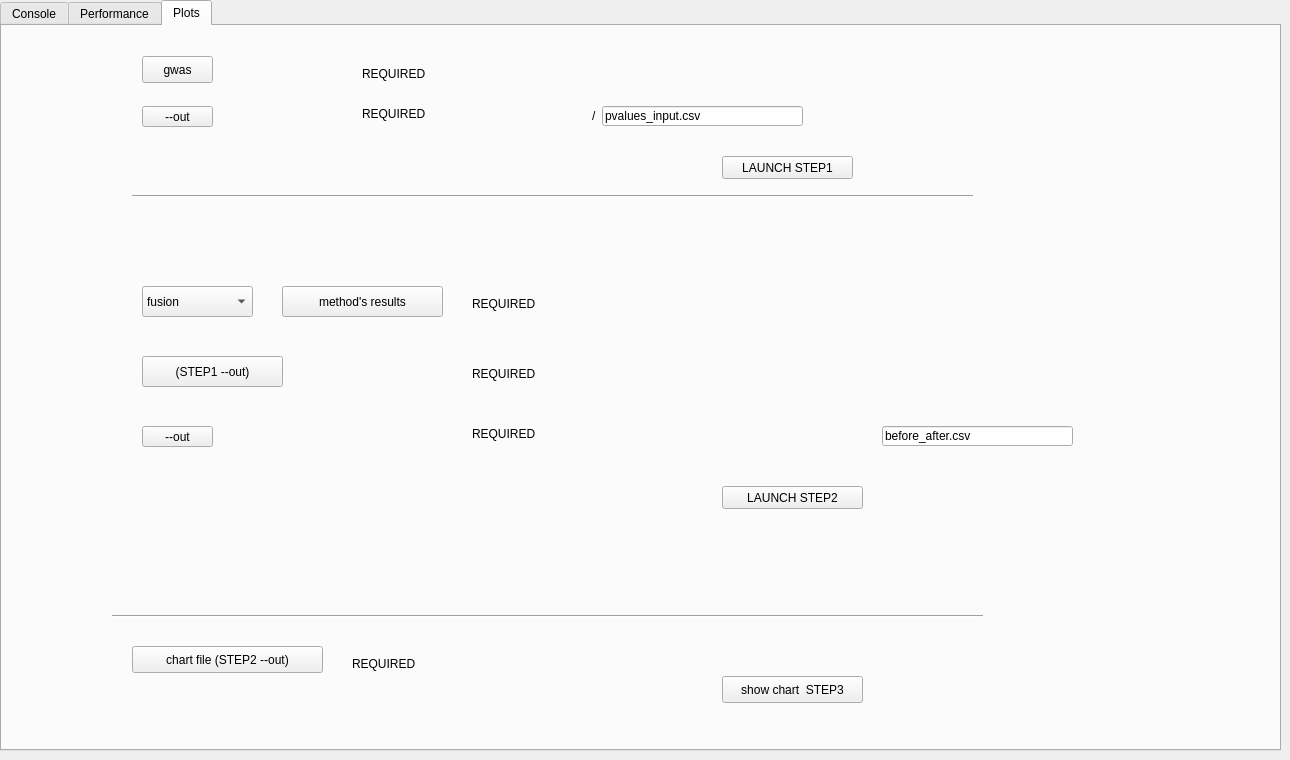
    <widget class="QWidget" name="tools">
     <property name="toolTip">
      <string>&lt;html&gt;&lt;head/&gt;&lt;body&gt;&lt;p&gt;tools&lt;/p&gt;&lt;/body&gt;&lt;/html&gt;</string>
     </property>
     <attribute name="title">
      <string>Edit</string>
     </attribute>
     <widget class="QTabWidget" name="tabWidget_4">
      <property name="geometry">
       <rect>
        <x>0</x>
        <y>0</y>
        <width>1281</width>
        <height>751</height>
       </rect>
      </property>
      <property name="currentIndex">
       <number>2</number>
      </property>
      <widget class="QWidget" name="tab_23">
       <attribute name="title">
        <string>Console</string>
       </attribute>
       <widget class="QPushButton" name="CONSCANCEL">
        <property name="geometry">
         <rect>
          <x>40</x>
          <y>20</y>
          <width>97</width>
          <height>27</height>
         </rect>
        </property>
        <property name="text">
         <string>Cancel</string>
        </property>
       </widget>
       <widget class="QPlainTextEdit" name="CONSSCREEN">
        <property name="geometry">
         <rect>
          <x>20</x>
          <y>60</y>
          <width>1171</width>
          <height>621</height>
         </rect>
        </property>
       </widget>
      </widget>
      <widget class="QWidget" name="tab_24">
       <attribute name="title">
        <string>Performance</string>
       </attribute>
      </widget>
      <widget class="QWidget" name="tab_8">
       <attribute name="title">
        <string>Plots</string>
       </attribute>
       <widget class="QLabel" name="PLT2OUTLABEL">
        <property name="geometry">
         <rect>
          <x>470</x>
          <y>400</y>
          <width>291</width>
          <height>16</height>
         </rect>
        </property>
        <property name="text">
         <string>REQUIRED</string>
        </property>
       </widget>
       <widget class="QPushButton" name="PLT1OUT">
        <property name="geometry">
         <rect>
          <x>140</x>
          <y>80</y>
          <width>71</width>
          <height>21</height>
         </rect>
        </property>
        <property name="styleSheet">
         <string notr="true"/>
        </property>
        <property name="text">
         <string>--out</string>
        </property>
       </widget>
       <widget class="QPushButton" name="PLT2OUT">
        <property name="geometry">
         <rect>
          <x>140</x>
          <y>400</y>
          <width>71</width>
          <height>21</height>
         </rect>
        </property>
        <property name="styleSheet">
         <string notr="true"/>
        </property>
        <property name="text">
         <string>--out</string>
        </property>
       </widget>
       <widget class="QPushButton" name="PLT1GWAS">
        <property name="geometry">
         <rect>
          <x>140</x>
          <y>30</y>
          <width>71</width>
          <height>27</height>
         </rect>
        </property>
        <property name="text">
         <string>gwas</string>
        </property>
       </widget>
       <widget class="QPushButton" name="PLT2STEPFILE">
        <property name="geometry">
         <rect>
          <x>140</x>
          <y>330</y>
          <width>141</width>
          <height>31</height>
         </rect>
        </property>
        <property name="text">
         <string> (STEP1 --out) </string>
        </property>
       </widget>
       <widget class="QPushButton" name="PLT1LAUNCH">
        <property name="geometry">
         <rect>
          <x>720</x>
          <y>130</y>
          <width>131</width>
          <height>23</height>
         </rect>
        </property>
        <property name="text">
         <string>LAUNCH STEP1</string>
        </property>
       </widget>
       <widget class="QLabel" name="MPXPHENLABEL_28">
        <property name="geometry">
         <rect>
          <x>830</x>
          <y>400</y>
          <width>81</width>
          <height>16</height>
         </rect>
        </property>
        <property name="text">
         <string/>
        </property>
       </widget>
       <widget class="QPushButton" name="PLT3LAUNCH">
        <property name="geometry">
         <rect>
          <x>720</x>
          <y>650</y>
          <width>141</width>
          <height>27</height>
         </rect>
        </property>
        <property name="text">
         <string>show chart  STEP3</string>
        </property>
       </widget>
       <widget class="QLineEdit" name="PLT2OUTFILE">
        <property name="geometry">
         <rect>
          <x>880</x>
          <y>400</y>
          <width>191</width>
          <height>20</height>
         </rect>
        </property>
        <property name="text">
         <string>before_after.csv</string>
        </property>
       </widget>
       <widget class="Line" name="line">
        <property name="geometry">
         <rect>
          <x>130</x>
          <y>160</y>
          <width>841</width>
          <height>21</height>
         </rect>
        </property>
        <property name="orientation">
         <enum>Qt::Horizontal</enum>
        </property>
       </widget>
       <widget class="QLabel" name="PLT1OUTLABEL">
        <property name="geometry">
         <rect>
          <x>360</x>
          <y>80</y>
          <width>121</width>
          <height>16</height>
         </rect>
        </property>
        <property name="text">
         <string>REQUIRED</string>
        </property>
       </widget>
       <widget class="QLabel" name="PLT2RESULTSLABEL">
        <property name="geometry">
         <rect>
          <x>470</x>
          <y>270</y>
          <width>761</width>
          <height>16</height>
         </rect>
        </property>
        <property name="text">
         <string>REQUIRED</string>
        </property>
       </widget>
       <widget class="QLineEdit" name="PLT1OUTFILE">
        <property name="geometry">
         <rect>
          <x>600</x>
          <y>80</y>
          <width>201</width>
          <height>20</height>
         </rect>
        </property>
        <property name="text">
         <string>pvalues_input.csv</string>
        </property>
       </widget>
       <widget class="QLabel" name="MPXPHENLABEL_29">
        <property name="geometry">
         <rect>
          <x>590</x>
          <y>80</y>
          <width>20</width>
          <height>20</height>
         </rect>
        </property>
        <property name="text">
         <string>/</string>
        </property>
       </widget>
       <widget class="QLabel" name="PLT2STEPFILELABEL">
        <property name="geometry">
         <rect>
          <x>470</x>
          <y>340</y>
          <width>661</width>
          <height>16</height>
         </rect>
        </property>
        <property name="text">
         <string>REQUIRED</string>
        </property>
       </widget>
       <widget class="QPushButton" name="PLT3FILE">
        <property name="geometry">
         <rect>
          <x>130</x>
          <y>620</y>
          <width>191</width>
          <height>27</height>
         </rect>
        </property>
        <property name="text">
         <string>chart file (STEP2 --out)</string>
        </property>
       </widget>
       <widget class="QComboBox" name="PLT2METHOD">
        <property name="geometry">
         <rect>
          <x>140</x>
          <y>260</y>
          <width>111</width>
          <height>31</height>
         </rect>
        </property>
        <item>
         <property name="text">
          <string>fusion</string>
         </property>
        </item>
        <item>
         <property name="text">
          <string>tigar</string>
         </property>
        </item>
        <item>
         <property name="text">
          <string>metaxcan</string>
         </property>
        </item>
       </widget>
       <widget class="Line" name="line_5">
        <property name="geometry">
         <rect>
          <x>110</x>
          <y>580</y>
          <width>871</width>
          <height>20</height>
         </rect>
        </property>
        <property name="orientation">
         <enum>Qt::Horizontal</enum>
        </property>
       </widget>
       <widget class="QPushButton" name="PLT2LAUNCH">
        <property name="geometry">
         <rect>
          <x>720</x>
          <y>460</y>
          <width>141</width>
          <height>23</height>
         </rect>
        </property>
        <property name="text">
         <string>LAUNCH STEP2</string>
        </property>
       </widget>
       <widget class="QPushButton" name="PLT2RESULTS">
        <property name="geometry">
         <rect>
          <x>280</x>
          <y>260</y>
          <width>161</width>
          <height>31</height>
         </rect>
        </property>
        <property name="text">
         <string>method's results</string>
        </property>
       </widget>
       <widget class="QLabel" name="PLT1GWASLABEL">
        <property name="geometry">
         <rect>
          <x>360</x>
          <y>40</y>
          <width>381</width>
          <height>16</height>
         </rect>
        </property>
        <property name="text">
         <string>REQUIRED</string>
        </property>
       </widget>
       <widget class="QLabel" name="PLT3FILELABEL">
        <property name="geometry">
         <rect>
          <x>350</x>
          <y>630</y>
          <width>431</width>
          <height>16</height>
         </rect>
        </property>
        <property name="text">
         <string>REQUIRED</string>
        </property>
       </widget>
      </widget>
     </widget>
    </widget>
